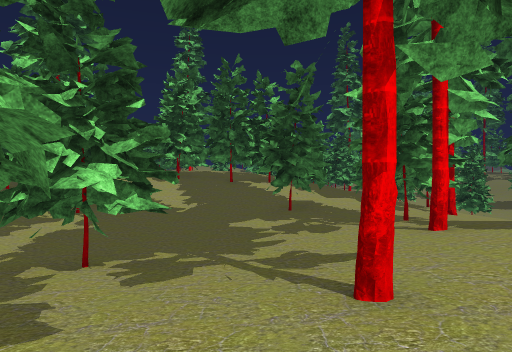
view 1 (above)

24 first-person views from a walk through a Unity game level. The camera is 1.4 m above the floor, looks level and sees 70° across. The floor is counted in squares, 2 m on a side. Each view is taken from the middle of a square. On the plan, view 1 faces up. The plan holds only what a view shows up to about 11 squares ahead; the rest is blank. The place goes on beyond the plan. The player character is not drawn. Some animated figures are left out. Some surface patterns are stand-ins.

view 2
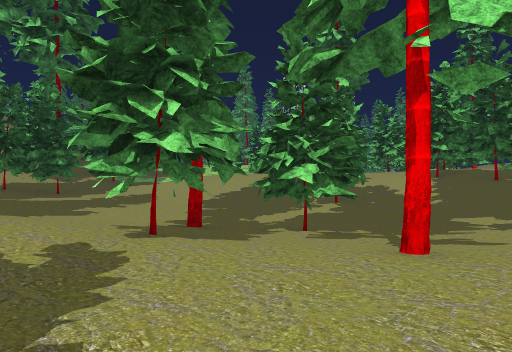

view 3
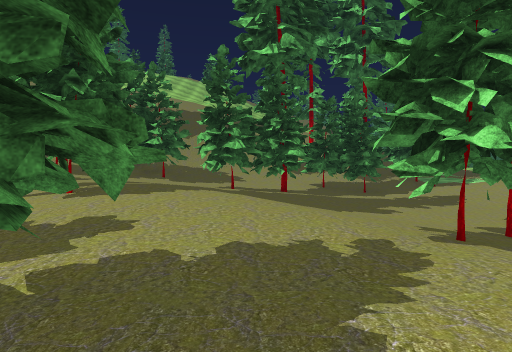

view 4
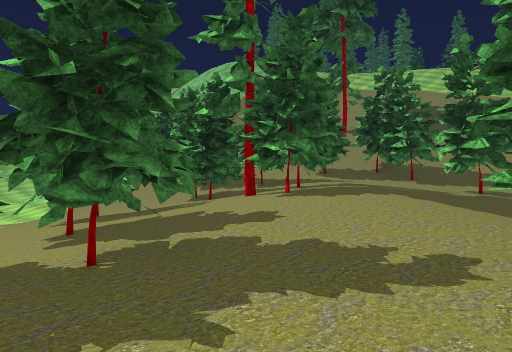

view 5
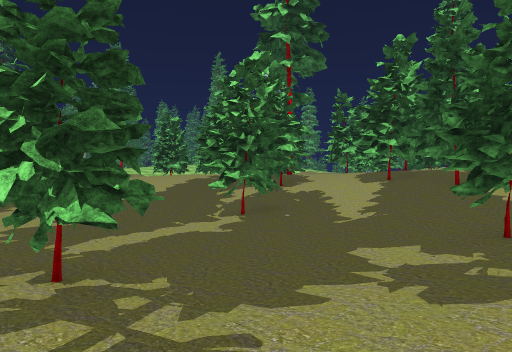

view 6
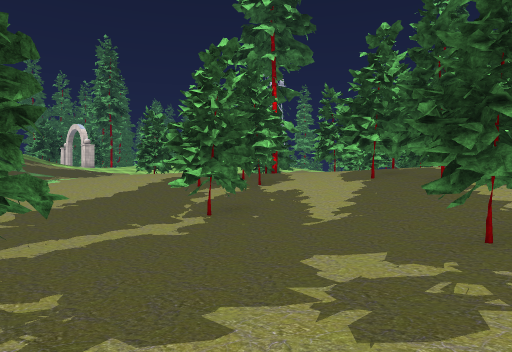

view 7
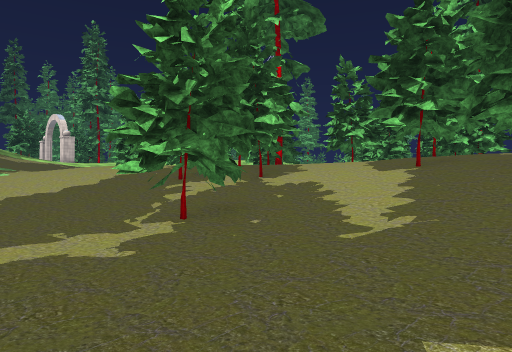

view 8
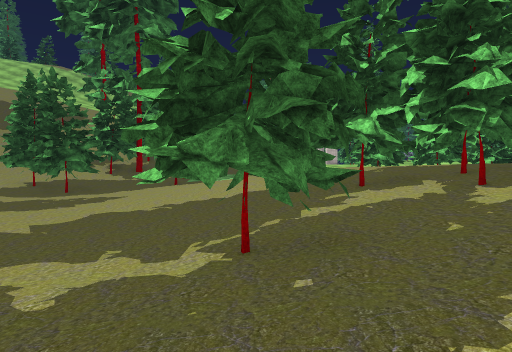

view 9
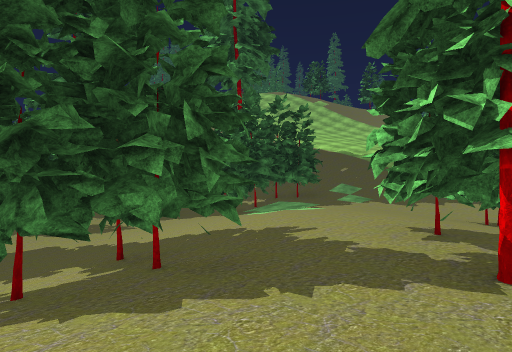

view 10
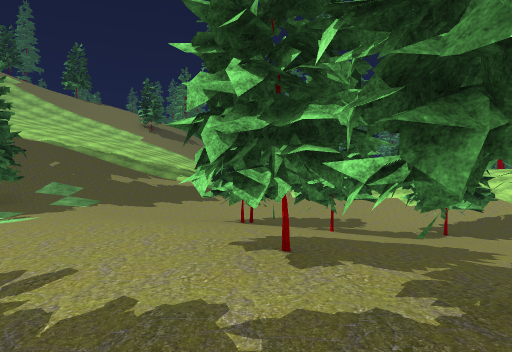

view 11
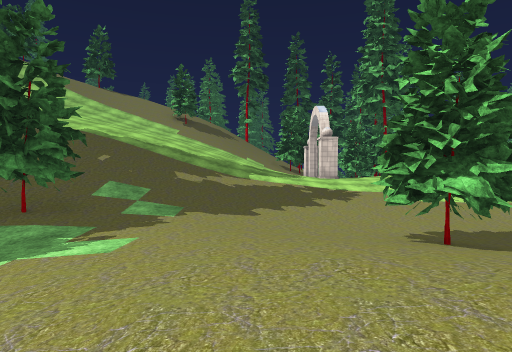

view 12
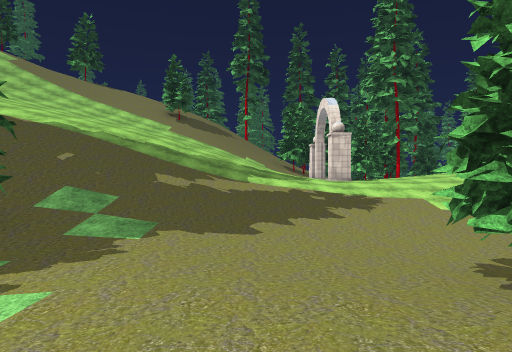

view 13
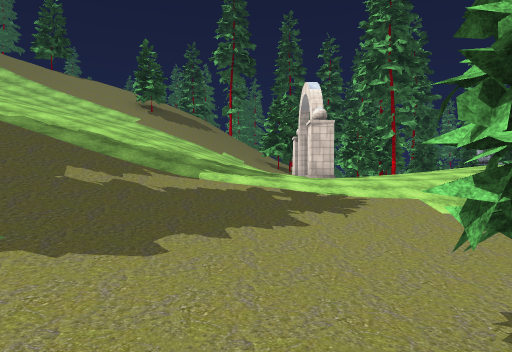

view 14
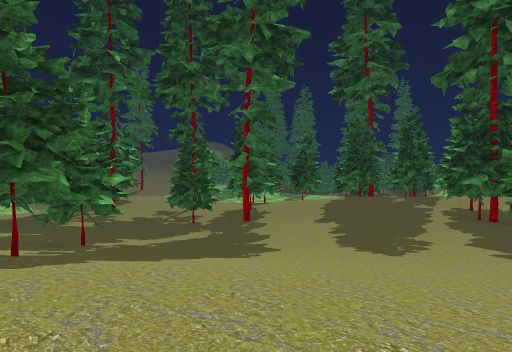

view 15
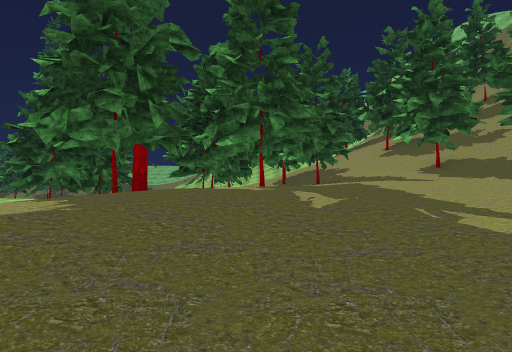

view 16
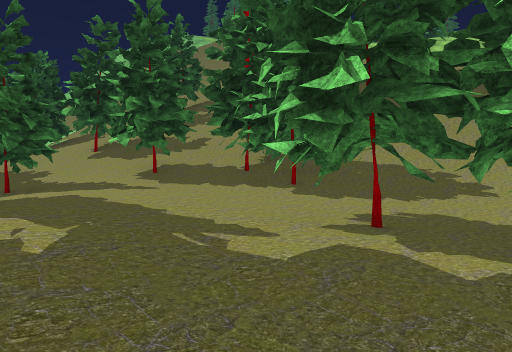

view 17
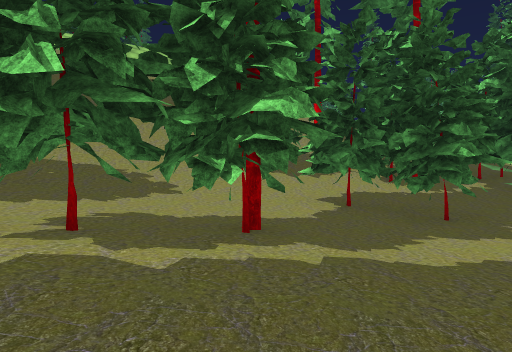

view 18
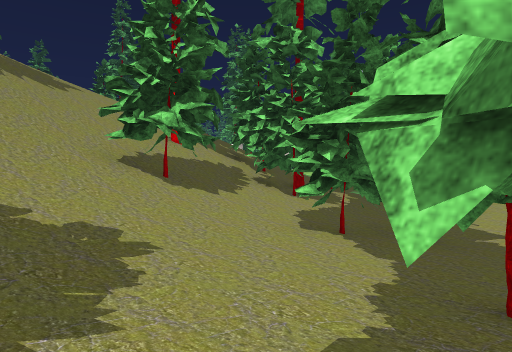

view 19
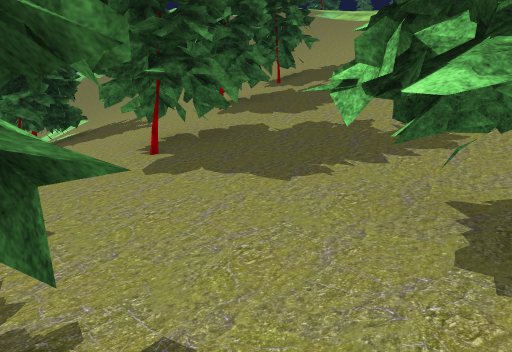

view 20
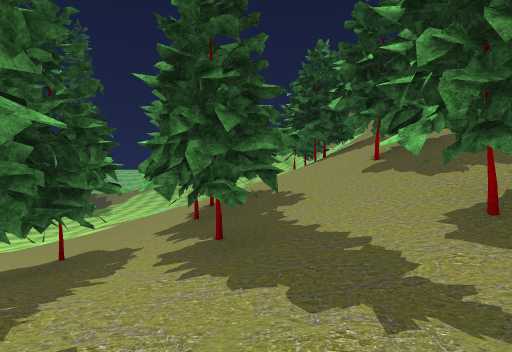

view 21
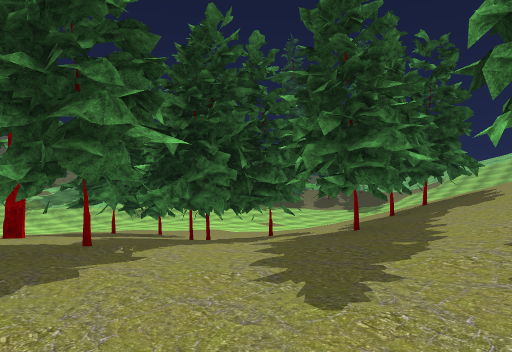

view 22
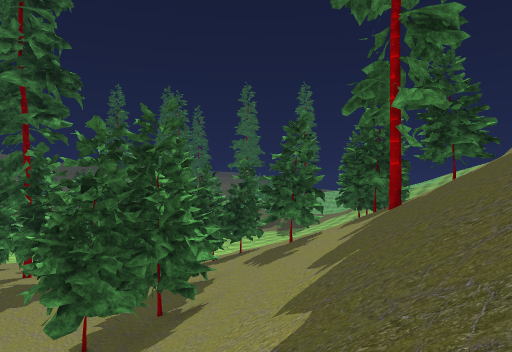

view 23
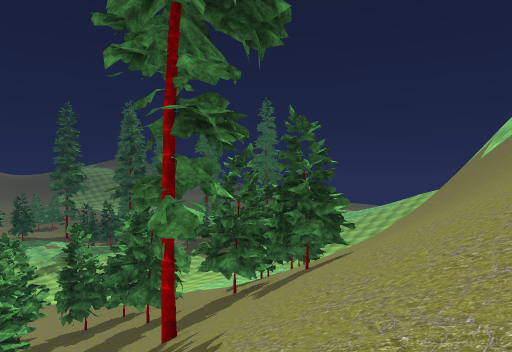

view 24
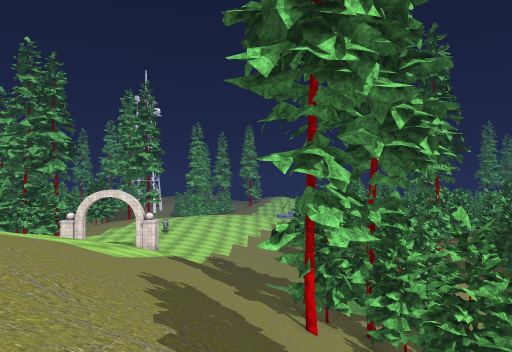

### Floor plan
Key: @ floor where view 1 was taken; # wall or solid block; x gap in a wall; . main floor; : floor 0.75 m higher than the main floor; - floor 0.75 m lower than the main floor; _ floor 1.5 m lower than the main floor; + floor 1.5 m higher than the main floor; * floor 2.5 m higher than the main floor; % floor 3.25 m higher than the main floor; & floor 6.5 m higher than the main floor; / step, stairs or slope; = window, fence, low wall or low ledge.
Columns run from 25 left of view 1 to 2 right of it. Each row starts with its distance up from view 1.
 16  **++::....#::++#++ +##
 15  **+++::. ##:++##++++++++
 14 #**+++:::##:+++#++++++##+
 13  **+++:::##:++++++## :###
 12 %%**+++::::+++++++###:: #
 11 //////++::+++++++:#.........
 10 ///////++++++++:::#.......#.
  9 ////////++::::::....##....#.
  8 ////////++:: ::.....-#---..
  7 ////////##:  ......-------.#
  6 &///////###  .....--------..
  5 &///////## .......-----#--..
  4  ///////## ........---##-...
  3  ////////#=:##......--x.....
  2  //////#////##........##..#.
  1   ///////#=/#......... ##...
  0   ///////##/:.###........@..
 -1   ///////////:###....:......
 -2    //////////::##::::::..##.
 -3     /////////::::::::::..##
 -4     /////////##:::: ##...#.
 -5        //////##:::####...#-
 -6      // /////## +::#.....#-
 -7      // //////##+::.#...#--
 -8      //////////#+####..##-
 -9      ////////////####.-##-
-10       ////////////###----_
-11       ////////##//#=.--___
-12       //////#/#=/##=.--_
-13       ////###/////=//--_
-14       //////////////.--__
-15        ////////#    ..-__
-16        ///////##

Positions as (right, up) in squares from view 1, and headings:
1: (0, 0), facing up
2: (2, -1), facing up-left
3: (2, -1), facing left
4: (2, 1), facing down-left
5: (2, 3), facing up-left
6: (2, 4), facing up-left
7: (0, 6), facing up-left
8: (-1, 9), facing left
9: (-5, 16), facing down-left
10: (-7, 14), facing left
11: (-10, 11), facing left
12: (-12, 11), facing left
13: (-14, 12), facing left
14: (-13, 12), facing down-right
15: (-6, 1), facing down
16: (-6, 0), facing down-left
17: (-6, 0), facing left
18: (-10, -3), facing up-left
19: (-8, -7), facing down-left
20: (-8, -4), facing down
21: (-10, -4), facing down-right
22: (-18, -2), facing down-right
23: (-20, -6), facing down-right
24: (-19, -6), facing up
